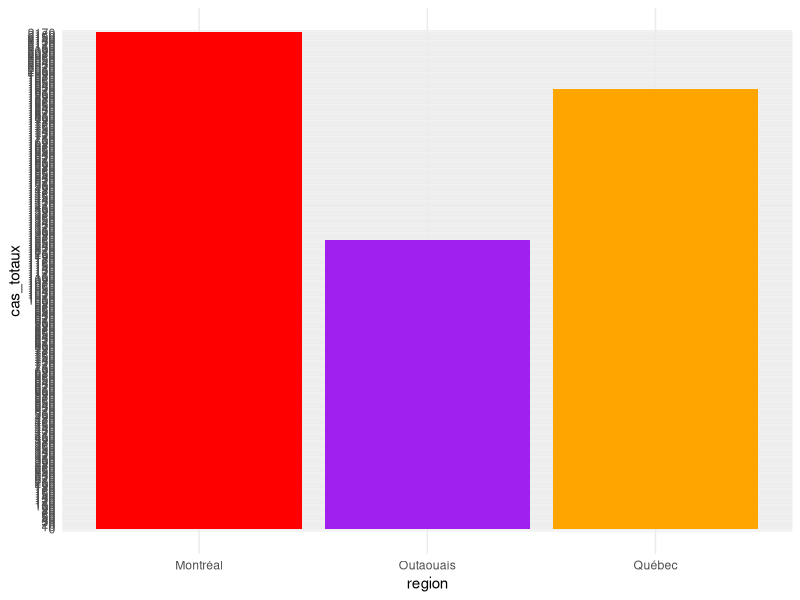
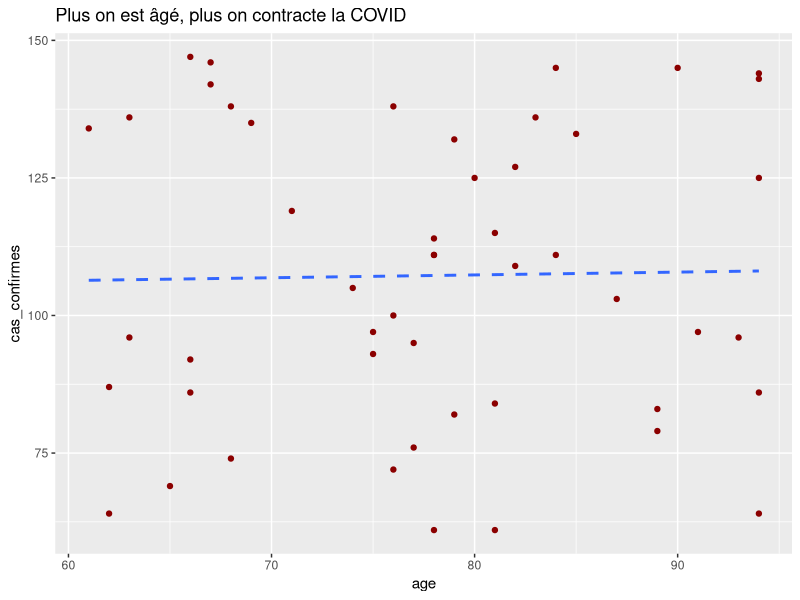

The R script that drew these images, in order:
## ---- chunk 1
library(tidyverse)

# Simulation d'une base de données problématique
set.seed(1234)
covid_problematique <- data.frame(
  prenom = sample(c("Jean", "Marie", "Luc", "Chloé", "David"), 50, replace = TRUE),
  nom = sample(c("Dupont", "Lavoie", "Nguyen", "Morin", "Gagné"), 50, replace = TRUE),
  age = sample(60:95, 50, replace = TRUE),
  region = sample(c("Montréal", "Québec", "Outaouais"), 50, replace = TRUE),
  cas_confirmes = sample(60:150, 50, replace = TRUE),
  date = sample(seq(as.Date('2022-01-01'), as.Date('2022-12-31'), by="day"), 50, replace = TRUE)
)

# Création d'une variable avec nom complet (problème de confidentialité)
covid_problematique <- covid_problematique %>%
  mutate(personne = paste(prenom, nom, ",", age, "ans"))

# Données disponibles pour étudiants
disponibles <- covid_problematique %>%
  select(region, age, cas_confirmes, date)

head(disponibles)

write_csv(disponibles, "donnees_covid_module7.csv")
## ---- chunk 2
cas_par_region <- covid_problematique %>%
  group_by(region) %>%
  summarise(cas_totaux = sum(cas_confirmes), .groups = "drop")

ggplot(cas_par_region, aes(x = region, y = cas_totaux, fill = region)) +
  geom_bar(stat = "identity") +
  scale_y_continuous(breaks = seq(0, max(cas_par_region$cas_totaux), by = 10)) +
  scale_fill_manual(values = c("Montréal" = "red", "Québec" = "orange", "Outaouais" = "purple")) +
  theme_minimal() +
  theme(legend.position = "none")  
## ---- chunk 3
# Extraction des 5 personnes avec le plus grand nombre de cas confirmés
covid_problematique %>%
  arrange(desc(cas_confirmes)) %>%
  select(personne, region, cas_confirmes, date) %>%
  head(5)
## ---- chunk 4
covid_problematique %>%
  mutate(risque = if_else(age > 85 & cas_confirmes > 100, "Élevé", "Modéré")) %>%
  group_by(risque) %>%
  summarise(
    moyenne_age = mean(age),
    moyenne_cas = mean(cas_confirmes),
    .groups = "drop"
  )

covid_problematique %>%
  ggplot(aes(x = age, y = cas_confirmes)) +
  geom_point(color = "darkred") +
  geom_smooth(method = "lm", se = FALSE, linetype = "dashed") +
  labs(title = "Plus on est âgé, plus on contracte la COVID")
